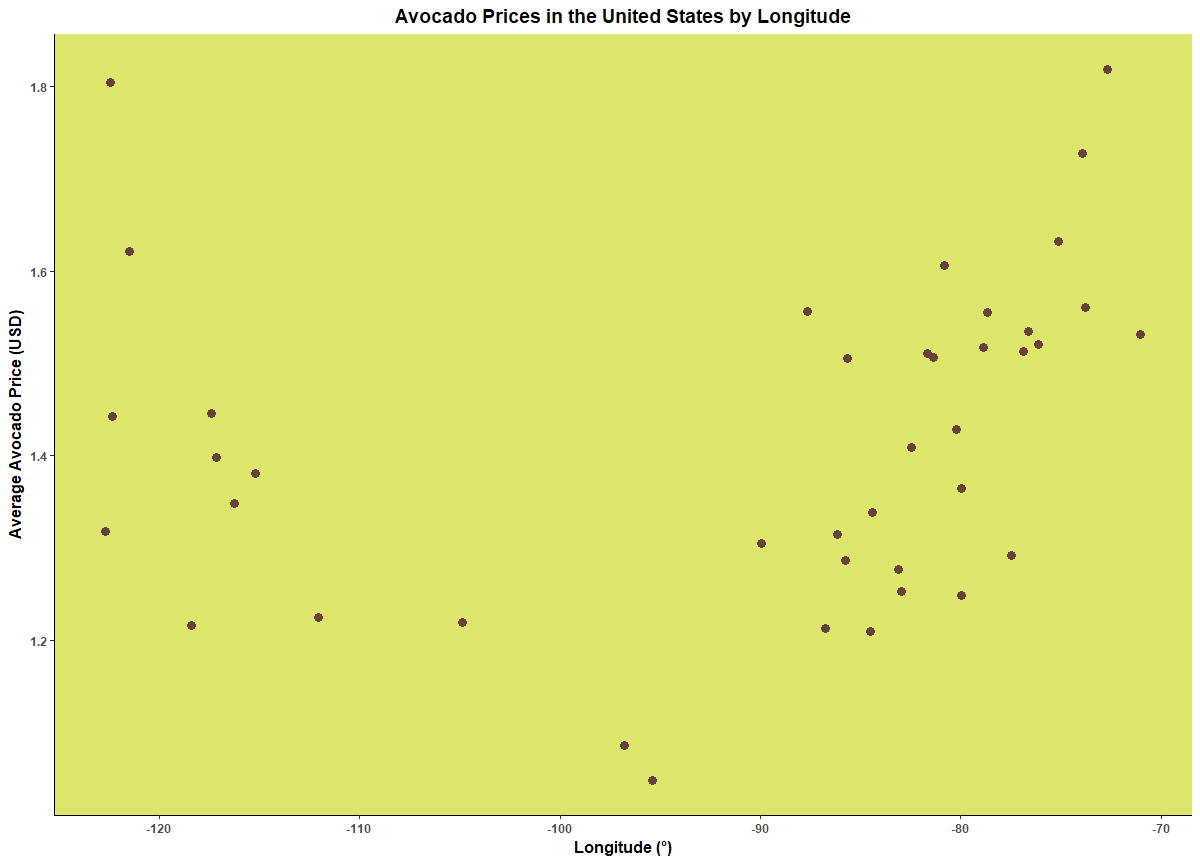

Here is the R script that generated this plot:
library(ggplot2)
library(ggmap)
library(maps)
library(dplyr)
library(stringr)

source("string-parsing.R")


#*************************************************************************************
#I want to explore the relationship between avocado prices and latitude. The first 
#step is to read in the avocado data set and format it the way we want. I am summarizing
#the data early to hopefully make the next steps faster
#*************************************************************************************

#read in the dataset as characters, no factors
avocado.df <- read.csv('avocado.csv', stringsAsFactors = FALSE)

#compute average price by region name
avocado.df <- avocado.df %>%
  group_by(region) %>%
  summarise(mean.price = mean(AveragePrice))


#***********************************************************************************
#Particular to this data set, some data points in the region column contain two city 
#names. The workaround is to grab the first word unless the word is a common prefix
#or suffix(e.g. New_*, ft_*, *_City ). Most of paired cities have similar latitudes
#***********************************************************************************

#vectorize cells with two cities and grab the first city from every vectorized cell
avocado.df$region <- sapply(avocado.df$region, strsplit.citiesBySpace)

#check if vector and take first element
firstCity <- function(cellContent) {
  
  if (is.vector(cellContent)) {
    result <- cellContent[1]
  }
  else {
    result <- cellContent
  }
  return(result)
}
avocado.df$region <- sapply(avocado.df$region, firstCity)


#************************************************************************************
#The avocado dataset doesn't have state information, so regions like "Albany" - which 
#could be Albany GA or NY - are ambiguous. I will assume that the "region"
#column in the avocado dataset refers to the largest city with that name, so if there 
#are duplicates in the us.cities data, I will just use the ones with the highest 
#populations.
#************************************************************************************

#get list of US cities
cities.df <- select(us.cities,name, country.etc, pop, long)

#remove state names from end of city names
pattern <- "\\s[A-Z]{1,2}$"
replacement <- ""
cities.df$name <- sapply(cities.df$name, sub, pattern=pattern, replacement=replacement, perl=TRUE)

#remove duplicates with the lowest population (i.e. keep duplicates with highest)
cities.df <- cities.df[order(cities.df$name, -cities.df$pop),] %>%
  distinct(name, .keep_all=TRUE)


#************************************************************************************
#Need to connect regions(cities) in the avocado dataset with their appropriate latitudes
#One option is the google geocode API, however the ambiguity of some city names will 
#cause problems. An inner join with the prepared df of us cities will remove any 
#regions that aren't cities and will associate any ambiguous city names with the most
#populous city in the US bearing that name.
#************************************************************************************

#clean up colnames
colnames(cities.df) <- c("city", "state", "pop", "long")
colnames(avocado.df) <- c("city", "avg.price")

#join tables
avocado.df <- inner_join(avocado.df, cities.df, by="city")

ggplot(avocado.df, aes(x=long, y=avg.price)) +
  geom_point(color="#6a403a", size=3) +
  ggtitle("Avocado Prices in the United States by Longitude") +
  xlab("Longitude (°)") +
  ylab("Average Avocado Price (USD)") +
  theme(
    axis.line = element_line(color="#000000"),
    axis.text = element_text(face="bold"),
    axis.title = element_text(face="bold", size=12),
    panel.background = element_rect(fill="#dde56a"),
    panel.grid.major = element_blank(),
    panel.grid.minor = element_blank(),
    plot.title = element_text(face="bold", size=14, hjust=0.5)
  )
